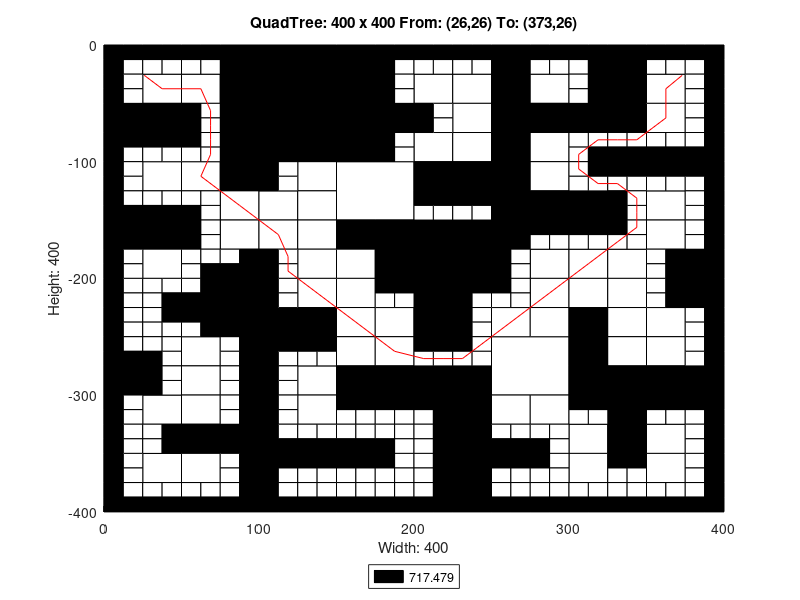

MATLAB code for this plot:
axis([0 400 -400 0]);
title('QuadTree: 400 x 400 From: (26,26) To: (373,26)');
xlabel('Width: 400');
ylabel('Height: 400');
rectangle('Position',[100 -50 50 50], 'FaceColor',[0 0 0]);
rectangle('Position',[100 -100 50 50], 'FaceColor',[0 0 0]);
rectangle('Position',[150 -150 50 50], 'FaceColor',[1 1 1]);
rectangle('Position',[200 -200 50 50], 'FaceColor',[0 0 0]);
rectangle('Position',[250 -300 50 50], 'FaceColor',[1 1 1]);
rectangle('Position',[25 -50 25 25], 'FaceColor',[1 1 1]);
rectangle('Position',[75 -25 25 25], 'FaceColor',[0 0 0]);
rectangle('Position',[50 -50 25 25], 'FaceColor',[1 1 1]);
rectangle('Position',[75 -50 25 25], 'FaceColor',[0 0 0]);
rectangle('Position',[0 -75 25 25], 'FaceColor',[0 0 0]);
rectangle('Position',[25 -75 25 25], 'FaceColor',[0 0 0]);
rectangle('Position',[75 -75 25 25], 'FaceColor',[0 0 0]);
rectangle('Position',[75 -100 25 25], 'FaceColor',[0 0 0]);
rectangle('Position',[150 -25 25 25], 'FaceColor',[0 0 0]);
rectangle('Position',[150 -50 25 25], 'FaceColor',[0 0 0]);
rectangle('Position',[150 -75 25 25], 'FaceColor',[0 0 0]);
rectangle('Position',[175 -75 25 25], 'FaceColor',[0 0 0]);
rectangle('Position',[150 -100 25 25], 'FaceColor',[0 0 0]);
rectangle('Position',[25 -125 25 25], 'FaceColor',[1 1 1]);
rectangle('Position',[50 -125 25 25], 'FaceColor',[1 1 1]);
rectangle('Position',[75 -125 25 25], 'FaceColor',[0 0 0]);
rectangle('Position',[75 -150 25 25], 'FaceColor',[1 1 1]);
rectangle('Position',[0 -175 25 25], 'FaceColor',[0 0 0]);
rectangle('Position',[25 -175 25 25], 'FaceColor',[0 0 0]);
rectangle('Position',[25 -200 25 25], 'FaceColor',[1 1 1]);
rectangle('Position',[75 -175 25 25], 'FaceColor',[1 1 1]);
rectangle('Position',[125 -125 25 25], 'FaceColor',[1 1 1]);
rectangle('Position',[100 -150 25 25], 'FaceColor',[1 1 1]);
rectangle('Position',[125 -150 25 25], 'FaceColor',[1 1 1]);
rectangle('Position',[100 -175 25 25], 'FaceColor',[1 1 1]);
rectangle('Position',[125 -175 25 25], 'FaceColor',[1 1 1]);
rectangle('Position',[125 -200 25 25], 'FaceColor',[1 1 1]);
rectangle('Position',[150 -175 25 25], 'FaceColor',[0 0 0]);
rectangle('Position',[175 -175 25 25], 'FaceColor',[0 0 0]);
rectangle('Position',[150 -200 25 25], 'FaceColor',[1 1 1]);
rectangle('Position',[175 -200 25 25], 'FaceColor',[0 0 0]);
rectangle('Position',[200 -50 25 25], 'FaceColor',[1 1 1]);
rectangle('Position',[225 -50 25 25], 'FaceColor',[1 1 1]);
rectangle('Position',[250 -25 25 25], 'FaceColor',[0 0 0]);
rectangle('Position',[250 -50 25 25], 'FaceColor',[0 0 0]);
rectangle('Position',[275 -50 25 25], 'FaceColor',[1 1 1]);
rectangle('Position',[225 -75 25 25], 'FaceColor',[1 1 1]);
rectangle('Position',[200 -100 25 25], 'FaceColor',[1 1 1]);
rectangle('Position',[225 -100 25 25], 'FaceColor',[1 1 1]);
rectangle('Position',[250 -75 25 25], 'FaceColor',[0 0 0]);
rectangle('Position',[275 -75 25 25], 'FaceColor',[0 0 0]);
rectangle('Position',[250 -100 25 25], 'FaceColor',[0 0 0]);
rectangle('Position',[275 -100 25 25], 'FaceColor',[1 1 1]);
rectangle('Position',[325 -25 25 25], 'FaceColor',[0 0 0]);
rectangle('Position',[325 -50 25 25], 'FaceColor',[0 0 0]);
rectangle('Position',[350 -50 25 25], 'FaceColor',[1 1 1]);
rectangle('Position',[300 -75 25 25], 'FaceColor',[0 0 0]);
rectangle('Position',[325 -75 25 25], 'FaceColor',[0 0 0]);
rectangle('Position',[350 -75 25 25], 'FaceColor',[1 1 1]);
rectangle('Position',[200 -125 25 25], 'FaceColor',[0 0 0]);
rectangle('Position',[225 -125 25 25], 'FaceColor',[0 0 0]);
rectangle('Position',[250 -125 25 25], 'FaceColor',[0 0 0]);
rectangle('Position',[275 -125 25 25], 'FaceColor',[1 1 1]);
rectangle('Position',[250 -150 25 25], 'FaceColor',[0 0 0]);
rectangle('Position',[275 -150 25 25], 'FaceColor',[0 0 0]);
rectangle('Position',[250 -175 25 25], 'FaceColor',[0 0 0]);
rectangle('Position',[275 -200 25 25], 'FaceColor',[1 1 1]);
rectangle('Position',[300 -150 25 25], 'FaceColor',[0 0 0]);
rectangle('Position',[350 -150 25 25], 'FaceColor',[1 1 1]);
rectangle('Position',[300 -200 25 25], 'FaceColor',[1 1 1]);
rectangle('Position',[325 -200 25 25], 'FaceColor',[1 1 1]);
rectangle('Position',[350 -175 25 25], 'FaceColor',[1 1 1]);
rectangle('Position',[375 -200 25 25], 'FaceColor',[0 0 0]);
rectangle('Position',[75 -225 25 25], 'FaceColor',[0 0 0]);
rectangle('Position',[75 -250 25 25], 'FaceColor',[0 0 0]);
rectangle('Position',[0 -300 25 25], 'FaceColor',[0 0 0]);
rectangle('Position',[50 -275 25 25], 'FaceColor',[1 1 1]);
rectangle('Position',[50 -300 25 25], 'FaceColor',[1 1 1]);
rectangle('Position',[125 -225 25 25], 'FaceColor',[1 1 1]);
rectangle('Position',[100 -250 25 25], 'FaceColor',[0 0 0]);
rectangle('Position',[125 -250 25 25], 'FaceColor',[0 0 0]);
rectangle('Position',[150 -225 25 25], 'FaceColor',[1 1 1]);
rectangle('Position',[150 -250 25 25], 'FaceColor',[1 1 1]);
rectangle('Position',[175 -250 25 25], 'FaceColor',[1 1 1]);
rectangle('Position',[125 -300 25 25], 'FaceColor',[1 1 1]);
rectangle('Position',[150 -275 25 25], 'FaceColor',[1 1 1]);
rectangle('Position',[175 -275 25 25], 'FaceColor',[1 1 1]);
rectangle('Position',[150 -300 25 25], 'FaceColor',[0 0 0]);
rectangle('Position',[175 -300 25 25], 'FaceColor',[0 0 0]);
rectangle('Position',[25 -325 25 25], 'FaceColor',[1 1 1]);
rectangle('Position',[50 -325 25 25], 'FaceColor',[1 1 1]);
rectangle('Position',[50 -350 25 25], 'FaceColor',[0 0 0]);
rectangle('Position',[75 -350 25 25], 'FaceColor',[0 0 0]);
rectangle('Position',[25 -375 25 25], 'FaceColor',[1 1 1]);
rectangle('Position',[50 -375 25 25], 'FaceColor',[1 1 1]);
rectangle('Position',[125 -325 25 25], 'FaceColor',[1 1 1]);
rectangle('Position',[200 -225 25 25], 'FaceColor',[0 0 0]);
rectangle('Position',[200 -250 25 25], 'FaceColor',[0 0 0]);
rectangle('Position',[275 -225 25 25], 'FaceColor',[1 1 1]);
rectangle('Position',[250 -250 25 25], 'FaceColor',[1 1 1]);
rectangle('Position',[275 -250 25 25], 'FaceColor',[1 1 1]);
rectangle('Position',[200 -300 25 25], 'FaceColor',[0 0 0]);
rectangle('Position',[225 -300 25 25], 'FaceColor',[0 0 0]);
rectangle('Position',[300 -225 25 25], 'FaceColor',[1 1 1]);
rectangle('Position',[325 -225 25 25], 'FaceColor',[1 1 1]);
rectangle('Position',[300 -250 25 25], 'FaceColor',[0 0 0]);
rectangle('Position',[325 -250 25 25], 'FaceColor',[1 1 1]);
rectangle('Position',[375 -225 25 25], 'FaceColor',[0 0 0]);
rectangle('Position',[350 -250 25 25], 'FaceColor',[1 1 1]);
rectangle('Position',[300 -275 25 25], 'FaceColor',[0 0 0]);
rectangle('Position',[325 -275 25 25], 'FaceColor',[1 1 1]);
rectangle('Position',[300 -300 25 25], 'FaceColor',[0 0 0]);
rectangle('Position',[325 -300 25 25], 'FaceColor',[0 0 0]);
rectangle('Position',[350 -275 25 25], 'FaceColor',[1 1 1]);
rectangle('Position',[350 -300 25 25], 'FaceColor',[0 0 0]);
rectangle('Position',[375 -300 25 25], 'FaceColor',[0 0 0]);
rectangle('Position',[225 -325 25 25], 'FaceColor',[0 0 0]);
rectangle('Position',[225 -350 25 25], 'FaceColor',[0 0 0]);
rectangle('Position',[250 -325 25 25], 'FaceColor',[1 1 1]);
rectangle('Position',[275 -325 25 25], 'FaceColor',[1 1 1]);
rectangle('Position',[225 -375 25 25], 'FaceColor',[0 0 0]);
rectangle('Position',[225 -400 25 25], 'FaceColor',[0 0 0]);
rectangle('Position',[325 -325 25 25], 'FaceColor',[0 0 0]);
rectangle('Position',[300 -350 25 25], 'FaceColor',[1 1 1]);
rectangle('Position',[325 -350 25 25], 'FaceColor',[0 0 0]);
rectangle('Position',[350 -350 25 25], 'FaceColor',[1 1 1]);
rectangle('Position',[300 -375 25 25], 'FaceColor',[1 1 1]);
rectangle('Position',[350 -375 25 25], 'FaceColor',[1 1 1]);
rectangle('Position',[0 -12.5 12.5 12.5], 'FaceColor',[0 0 0]);
rectangle('Position',[12.5 -12.5 12.5 12.5], 'FaceColor',[0 0 0]);
rectangle('Position',[0 -25 12.5 12.5], 'FaceColor',[0 0 0]);
rectangle('Position',[12.5 -25 12.5 12.5], 'FaceColor',[1 1 1]);
rectangle('Position',[25 -12.5 12.5 12.5], 'FaceColor',[0 0 0]);
rectangle('Position',[37.5 -12.5 12.5 12.5], 'FaceColor',[0 0 0]);
rectangle('Position',[25 -25 12.5 12.5], 'FaceColor',[1 1 1]);
rectangle('Position',[37.5 -25 12.5 12.5], 'FaceColor',[1 1 1]);
rectangle('Position',[0 -37.5 12.5 12.5], 'FaceColor',[0 0 0]);
rectangle('Position',[12.5 -37.5 12.5 12.5], 'FaceColor',[1 1 1]);
rectangle('Position',[0 -50 12.5 12.5], 'FaceColor',[0 0 0]);
rectangle('Position',[12.5 -50 12.5 12.5], 'FaceColor',[1 1 1]);
rectangle('Position',[50 -12.5 12.5 12.5], 'FaceColor',[0 0 0]);
rectangle('Position',[62.5 -12.5 12.5 12.5], 'FaceColor',[0 0 0]);
rectangle('Position',[50 -25 12.5 12.5], 'FaceColor',[1 1 1]);
rectangle('Position',[62.5 -25 12.5 12.5], 'FaceColor',[1 1 1]);
rectangle('Position',[0 -87.5 12.5 12.5], 'FaceColor',[0 0 0]);
rectangle('Position',[12.5 -87.5 12.5 12.5], 'FaceColor',[0 0 0]);
rectangle('Position',[0 -100 12.5 12.5], 'FaceColor',[0 0 0]);
rectangle('Position',[12.5 -100 12.5 12.5], 'FaceColor',[1 1 1]);
rectangle('Position',[25 -87.5 12.5 12.5], 'FaceColor',[0 0 0]);
rectangle('Position',[37.5 -87.5 12.5 12.5], 'FaceColor',[0 0 0]);
rectangle('Position',[25 -100 12.5 12.5], 'FaceColor',[1 1 1]);
rectangle('Position',[37.5 -100 12.5 12.5], 'FaceColor',[1 1 1]);
rectangle('Position',[50 -62.5 12.5 12.5], 'FaceColor',[0 0 0]);
rectangle('Position',[62.5 -62.5 12.5 12.5], 'FaceColor',[1 1 1]);
rectangle('Position',[50 -75 12.5 12.5], 'FaceColor',[0 0 0]);
rectangle('Position',[62.5 -75 12.5 12.5], 'FaceColor',[1 1 1]);
rectangle('Position',[50 -87.5 12.5 12.5], 'FaceColor',[0 0 0]);
rectangle('Position',[62.5 -87.5 12.5 12.5], 'FaceColor',[1 1 1]);
rectangle('Position',[50 -100 12.5 12.5], 'FaceColor',[1 1 1]);
rectangle('Position',[62.5 -100 12.5 12.5], 'FaceColor',[1 1 1]);
rectangle('Position',[175 -12.5 12.5 12.5], 'FaceColor',[0 0 0]);
rectangle('Position',[187.5 -12.5 12.5 12.5], 'FaceColor',[0 0 0]);
rectangle('Position',[175 -25 12.5 12.5], 'FaceColor',[0 0 0]);
rectangle('Position',[187.5 -25 12.5 12.5], 'FaceColor',[1 1 1]);
rectangle('Position',[175 -37.5 12.5 12.5], 'FaceColor',[0 0 0]);
rectangle('Position',[187.5 -37.5 12.5 12.5], 'FaceColor',[1 1 1]);
rectangle('Position',[175 -50 12.5 12.5], 'FaceColor',[0 0 0]);
rectangle('Position',[187.5 -50 12.5 12.5], 'FaceColor',[1 1 1]);
rectangle('Position',[175 -87.5 12.5 12.5], 'FaceColor',[0 0 0]);
rectangle('Position',[187.5 -87.5 12.5 12.5], 'FaceColor',[1 1 1]);
rectangle('Position',[175 -100 12.5 12.5], 'FaceColor',[0 0 0]);
rectangle('Position',[187.5 -100 12.5 12.5], 'FaceColor',[1 1 1]);
rectangle('Position',[0 -112.5 12.5 12.5], 'FaceColor',[0 0 0]);
rectangle('Position',[12.5 -112.5 12.5 12.5], 'FaceColor',[1 1 1]);
rectangle('Position',[0 -125 12.5 12.5], 'FaceColor',[0 0 0]);
rectangle('Position',[12.5 -125 12.5 12.5], 'FaceColor',[1 1 1]);
rectangle('Position',[0 -137.5 12.5 12.5], 'FaceColor',[0 0 0]);
rectangle('Position',[12.5 -137.5 12.5 12.5], 'FaceColor',[1 1 1]);
rectangle('Position',[0 -150 12.5 12.5], 'FaceColor',[0 0 0]);
rectangle('Position',[12.5 -150 12.5 12.5], 'FaceColor',[0 0 0]);
rectangle('Position',[25 -137.5 12.5 12.5], 'FaceColor',[1 1 1]);
rectangle('Position',[37.5 -137.5 12.5 12.5], 'FaceColor',[1 1 1]);
rectangle('Position',[25 -150 12.5 12.5], 'FaceColor',[0 0 0]);
rectangle('Position',[37.5 -150 12.5 12.5], 'FaceColor',[0 0 0]);
rectangle('Position',[50 -137.5 12.5 12.5], 'FaceColor',[1 1 1]);
rectangle('Position',[62.5 -137.5 12.5 12.5], 'FaceColor',[1 1 1]);
rectangle('Position',[50 -150 12.5 12.5], 'FaceColor',[0 0 0]);
rectangle('Position',[62.5 -150 12.5 12.5], 'FaceColor',[1 1 1]);
rectangle('Position',[0 -187.5 12.5 12.5], 'FaceColor',[0 0 0]);
rectangle('Position',[12.5 -187.5 12.5 12.5], 'FaceColor',[1 1 1]);
rectangle('Position',[0 -200 12.5 12.5], 'FaceColor',[0 0 0]);
rectangle('Position',[12.5 -200 12.5 12.5], 'FaceColor',[1 1 1]);
rectangle('Position',[50 -162.5 12.5 12.5], 'FaceColor',[0 0 0]);
rectangle('Position',[62.5 -162.5 12.5 12.5], 'FaceColor',[1 1 1]);
rectangle('Position',[50 -175 12.5 12.5], 'FaceColor',[0 0 0]);
rectangle('Position',[62.5 -175 12.5 12.5], 'FaceColor',[1 1 1]);
rectangle('Position',[50 -187.5 12.5 12.5], 'FaceColor',[1 1 1]);
rectangle('Position',[62.5 -187.5 12.5 12.5], 'FaceColor',[1 1 1]);
rectangle('Position',[50 -200 12.5 12.5], 'FaceColor',[1 1 1]);
rectangle('Position',[62.5 -200 12.5 12.5], 'FaceColor',[0 0 0]);
rectangle('Position',[75 -187.5 12.5 12.5], 'FaceColor',[1 1 1]);
rectangle('Position',[87.5 -187.5 12.5 12.5], 'FaceColor',[0 0 0]);
rectangle('Position',[75 -200 12.5 12.5], 'FaceColor',[0 0 0]);
rectangle('Position',[87.5 -200 12.5 12.5], 'FaceColor',[0 0 0]);
rectangle('Position',[100 -112.5 12.5 12.5], 'FaceColor',[0 0 0]);
rectangle('Position',[112.5 -112.5 12.5 12.5], 'FaceColor',[1 1 1]);
rectangle('Position',[100 -125 12.5 12.5], 'FaceColor',[0 0 0]);
rectangle('Position',[112.5 -125 12.5 12.5], 'FaceColor',[1 1 1]);
rectangle('Position',[100 -187.5 12.5 12.5], 'FaceColor',[0 0 0]);
rectangle('Position',[112.5 -187.5 12.5 12.5], 'FaceColor',[1 1 1]);
rectangle('Position',[100 -200 12.5 12.5], 'FaceColor',[0 0 0]);
rectangle('Position',[112.5 -200 12.5 12.5], 'FaceColor',[1 1 1]);
rectangle('Position',[200 -12.5 12.5 12.5], 'FaceColor',[0 0 0]);
rectangle('Position',[212.5 -12.5 12.5 12.5], 'FaceColor',[0 0 0]);
rectangle('Position',[200 -25 12.5 12.5], 'FaceColor',[1 1 1]);
rectangle('Position',[212.5 -25 12.5 12.5], 'FaceColor',[1 1 1]);
rectangle('Position',[225 -12.5 12.5 12.5], 'FaceColor',[0 0 0]);
rectangle('Position',[237.5 -12.5 12.5 12.5], 'FaceColor',[0 0 0]);
rectangle('Position',[225 -25 12.5 12.5], 'FaceColor',[1 1 1]);
rectangle('Position',[237.5 -25 12.5 12.5], 'FaceColor',[1 1 1]);
rectangle('Position',[275 -12.5 12.5 12.5], 'FaceColor',[0 0 0]);
rectangle('Position',[287.5 -12.5 12.5 12.5], 'FaceColor',[0 0 0]);
rectangle('Position',[275 -25 12.5 12.5], 'FaceColor',[1 1 1]);
rectangle('Position',[287.5 -25 12.5 12.5], 'FaceColor',[1 1 1]);
rectangle('Position',[200 -62.5 12.5 12.5], 'FaceColor',[0 0 0]);
rectangle('Position',[212.5 -62.5 12.5 12.5], 'FaceColor',[1 1 1]);
rectangle('Position',[200 -75 12.5 12.5], 'FaceColor',[0 0 0]);
rectangle('Position',[212.5 -75 12.5 12.5], 'FaceColor',[1 1 1]);
rectangle('Position',[300 -12.5 12.5 12.5], 'FaceColor',[0 0 0]);
rectangle('Position',[312.5 -12.5 12.5 12.5], 'FaceColor',[0 0 0]);
rectangle('Position',[300 -25 12.5 12.5], 'FaceColor',[1 1 1]);
rectangle('Position',[312.5 -25 12.5 12.5], 'FaceColor',[0 0 0]);
rectangle('Position',[300 -37.5 12.5 12.5], 'FaceColor',[1 1 1]);
rectangle('Position',[312.5 -37.5 12.5 12.5], 'FaceColor',[0 0 0]);
rectangle('Position',[300 -50 12.5 12.5], 'FaceColor',[1 1 1]);
rectangle('Position',[312.5 -50 12.5 12.5], 'FaceColor',[0 0 0]);
rectangle('Position',[350 -12.5 12.5 12.5], 'FaceColor',[0 0 0]);
rectangle('Position',[362.5 -12.5 12.5 12.5], 'FaceColor',[0 0 0]);
rectangle('Position',[350 -25 12.5 12.5], 'FaceColor',[1 1 1]);
rectangle('Position',[362.5 -25 12.5 12.5], 'FaceColor',[1 1 1]);
rectangle('Position',[375 -12.5 12.5 12.5], 'FaceColor',[0 0 0]);
rectangle('Position',[387.5 -12.5 12.5 12.5], 'FaceColor',[0 0 0]);
rectangle('Position',[375 -25 12.5 12.5], 'FaceColor',[1 1 1]);
rectangle('Position',[387.5 -25 12.5 12.5], 'FaceColor',[0 0 0]);
rectangle('Position',[375 -37.5 12.5 12.5], 'FaceColor',[1 1 1]);
rectangle('Position',[387.5 -37.5 12.5 12.5], 'FaceColor',[0 0 0]);
rectangle('Position',[375 -50 12.5 12.5], 'FaceColor',[1 1 1]);
rectangle('Position',[387.5 -50 12.5 12.5], 'FaceColor',[0 0 0]);
rectangle('Position',[300 -87.5 12.5 12.5], 'FaceColor',[1 1 1]);
rectangle('Position',[312.5 -87.5 12.5 12.5], 'FaceColor',[1 1 1]);
rectangle('Position',[300 -100 12.5 12.5], 'FaceColor',[1 1 1]);
rectangle('Position',[312.5 -100 12.5 12.5], 'FaceColor',[0 0 0]);
rectangle('Position',[325 -87.5 12.5 12.5], 'FaceColor',[1 1 1]);
rectangle('Position',[337.5 -87.5 12.5 12.5], 'FaceColor',[1 1 1]);
rectangle('Position',[325 -100 12.5 12.5], 'FaceColor',[0 0 0]);
rectangle('Position',[337.5 -100 12.5 12.5], 'FaceColor',[0 0 0]);
rectangle('Position',[375 -62.5 12.5 12.5], 'FaceColor',[1 1 1]);
rectangle('Position',[387.5 -62.5 12.5 12.5], 'FaceColor',[0 0 0]);
rectangle('Position',[375 -75 12.5 12.5], 'FaceColor',[1 1 1]);
rectangle('Position',[387.5 -75 12.5 12.5], 'FaceColor',[0 0 0]);
rectangle('Position',[350 -87.5 12.5 12.5], 'FaceColor',[1 1 1]);
rectangle('Position',[362.5 -87.5 12.5 12.5], 'FaceColor',[1 1 1]);
rectangle('Position',[350 -100 12.5 12.5], 'FaceColor',[0 0 0]);
rectangle('Position',[362.5 -100 12.5 12.5], 'FaceColor',[0 0 0]);
rectangle('Position',[375 -87.5 12.5 12.5], 'FaceColor',[1 1 1]);
rectangle('Position',[387.5 -87.5 12.5 12.5], 'FaceColor',[0 0 0]);
rectangle('Position',[375 -100 12.5 12.5], 'FaceColor',[0 0 0]);
rectangle('Position',[387.5 -100 12.5 12.5], 'FaceColor',[0 0 0]);
rectangle('Position',[200 -137.5 12.5 12.5], 'FaceColor',[0 0 0]);
rectangle('Position',[212.5 -137.5 12.5 12.5], 'FaceColor',[0 0 0]);
rectangle('Position',[200 -150 12.5 12.5], 'FaceColor',[1 1 1]);
rectangle('Position',[212.5 -150 12.5 12.5], 'FaceColor',[1 1 1]);
rectangle('Position',[225 -137.5 12.5 12.5], 'FaceColor',[0 0 0]);
rectangle('Position',[237.5 -137.5 12.5 12.5], 'FaceColor',[0 0 0]);
rectangle('Position',[225 -150 12.5 12.5], 'FaceColor',[1 1 1]);
rectangle('Position',[237.5 -150 12.5 12.5], 'FaceColor',[1 1 1]);
rectangle('Position',[275 -162.5 12.5 12.5], 'FaceColor',[0 0 0]);
rectangle('Position',[287.5 -162.5 12.5 12.5], 'FaceColor',[0 0 0]);
rectangle('Position',[275 -175 12.5 12.5], 'FaceColor',[1 1 1]);
rectangle('Position',[287.5 -175 12.5 12.5], 'FaceColor',[1 1 1]);
rectangle('Position',[250 -187.5 12.5 12.5], 'FaceColor',[0 0 0]);
rectangle('Position',[262.5 -187.5 12.5 12.5], 'FaceColor',[1 1 1]);
rectangle('Position',[250 -200 12.5 12.5], 'FaceColor',[0 0 0]);
rectangle('Position',[262.5 -200 12.5 12.5], 'FaceColor',[1 1 1]);
rectangle('Position',[300 -112.5 12.5 12.5], 'FaceColor',[1 1 1]);
rectangle('Position',[312.5 -112.5 12.5 12.5], 'FaceColor',[0 0 0]);
rectangle('Position',[300 -125 12.5 12.5], 'FaceColor',[1 1 1]);
rectangle('Position',[312.5 -125 12.5 12.5], 'FaceColor',[1 1 1]);
rectangle('Position',[325 -112.5 12.5 12.5], 'FaceColor',[0 0 0]);
rectangle('Position',[337.5 -112.5 12.5 12.5], 'FaceColor',[0 0 0]);
rectangle('Position',[325 -125 12.5 12.5], 'FaceColor',[1 1 1]);
rectangle('Position',[337.5 -125 12.5 12.5], 'FaceColor',[1 1 1]);
rectangle('Position',[325 -137.5 12.5 12.5], 'FaceColor',[0 0 0]);
rectangle('Position',[337.5 -137.5 12.5 12.5], 'FaceColor',[1 1 1]);
rectangle('Position',[325 -150 12.5 12.5], 'FaceColor',[0 0 0]);
rectangle('Position',[337.5 -150 12.5 12.5], 'FaceColor',[1 1 1]);
rectangle('Position',[350 -112.5 12.5 12.5], 'FaceColor',[0 0 0]);
rectangle('Position',[362.5 -112.5 12.5 12.5], 'FaceColor',[0 0 0]);
rectangle('Position',[350 -125 12.5 12.5], 'FaceColor',[1 1 1]);
rectangle('Position',[362.5 -125 12.5 12.5], 'FaceColor',[1 1 1]);
rectangle('Position',[375 -112.5 12.5 12.5], 'FaceColor',[0 0 0]);
rectangle('Position',[387.5 -112.5 12.5 12.5], 'FaceColor',[0 0 0]);
rectangle('Position',[375 -125 12.5 12.5], 'FaceColor',[1 1 1]);
rectangle('Position',[387.5 -125 12.5 12.5], 'FaceColor',[0 0 0]);
rectangle('Position',[375 -137.5 12.5 12.5], 'FaceColor',[1 1 1]);
rectangle('Position',[387.5 -137.5 12.5 12.5], 'FaceColor',[0 0 0]);
rectangle('Position',[375 -150 12.5 12.5], 'FaceColor',[1 1 1]);
rectangle('Position',[387.5 -150 12.5 12.5], 'FaceColor',[0 0 0]);
rectangle('Position',[300 -162.5 12.5 12.5], 'FaceColor',[0 0 0]);
rectangle('Position',[312.5 -162.5 12.5 12.5], 'FaceColor',[0 0 0]);
rectangle('Position',[300 -175 12.5 12.5], 'FaceColor',[1 1 1]);
rectangle('Position',[312.5 -175 12.5 12.5], 'FaceColor',[1 1 1]);
rectangle('Position',[325 -162.5 12.5 12.5], 'FaceColor',[0 0 0]);
rectangle('Position',[337.5 -162.5 12.5 12.5], 'FaceColor',[1 1 1]);
rectangle('Position',[325 -175 12.5 12.5], 'FaceColor',[1 1 1]);
rectangle('Position',[337.5 -175 12.5 12.5], 'FaceColor',[1 1 1]);
rectangle('Position',[375 -162.5 12.5 12.5], 'FaceColor',[1 1 1]);
rectangle('Position',[387.5 -162.5 12.5 12.5], 'FaceColor',[0 0 0]);
rectangle('Position',[375 -175 12.5 12.5], 'FaceColor',[1 1 1]);
rectangle('Position',[387.5 -175 12.5 12.5], 'FaceColor',[0 0 0]);
rectangle('Position',[350 -187.5 12.5 12.5], 'FaceColor',[1 1 1]);
rectangle('Position',[362.5 -187.5 12.5 12.5], 'FaceColor',[0 0 0]);
rectangle('Position',[350 -200 12.5 12.5], 'FaceColor',[1 1 1]);
rectangle('Position',[362.5 -200 12.5 12.5], 'FaceColor',[0 0 0]);
rectangle('Position',[0 -212.5 12.5 12.5], 'FaceColor',[0 0 0]);
rectangle('Position',[12.5 -212.5 12.5 12.5], 'FaceColor',[1 1 1]);
rectangle('Position',[0 -225 12.5 12.5], 'FaceColor',[0 0 0]);
rectangle('Position',[12.5 -225 12.5 12.5], 'FaceColor',[1 1 1]);
rectangle('Position',[25 -212.5 12.5 12.5], 'FaceColor',[1 1 1]);
rectangle('Position',[37.5 -212.5 12.5 12.5], 'FaceColor',[1 1 1]);
rectangle('Position',[25 -225 12.5 12.5], 'FaceColor',[1 1 1]);
rectangle('Position',[37.5 -225 12.5 12.5], 'FaceColor',[0 0 0]);
rectangle('Position',[0 -237.5 12.5 12.5], 'FaceColor',[0 0 0]);
rectangle('Position',[12.5 -237.5 12.5 12.5], 'FaceColor',[1 1 1]);
rectangle('Position',[0 -250 12.5 12.5], 'FaceColor',[0 0 0]);
rectangle('Position',[12.5 -250 12.5 12.5], 'FaceColor',[1 1 1]);
rectangle('Position',[25 -237.5 12.5 12.5], 'FaceColor',[1 1 1]);
rectangle('Position',[37.5 -237.5 12.5 12.5], 'FaceColor',[0 0 0]);
rectangle('Position',[25 -250 12.5 12.5], 'FaceColor',[1 1 1]);
rectangle('Position',[37.5 -250 12.5 12.5], 'FaceColor',[1 1 1]);
rectangle('Position',[50 -212.5 12.5 12.5], 'FaceColor',[1 1 1]);
rectangle('Position',[62.5 -212.5 12.5 12.5], 'FaceColor',[0 0 0]);
rectangle('Position',[50 -225 12.5 12.5], 'FaceColor',[0 0 0]);
rectangle('Position',[62.5 -225 12.5 12.5], 'FaceColor',[0 0 0]);
rectangle('Position',[50 -237.5 12.5 12.5], 'FaceColor',[0 0 0]);
rectangle('Position',[62.5 -237.5 12.5 12.5], 'FaceColor',[0 0 0]);
rectangle('Position',[50 -250 12.5 12.5], 'FaceColor',[1 1 1]);
rectangle('Position',[62.5 -250 12.5 12.5], 'FaceColor',[0 0 0]);
rectangle('Position',[0 -262.5 12.5 12.5], 'FaceColor',[0 0 0]);
rectangle('Position',[12.5 -262.5 12.5 12.5], 'FaceColor',[1 1 1]);
rectangle('Position',[0 -275 12.5 12.5], 'FaceColor',[0 0 0]);
rectangle('Position',[12.5 -275 12.5 12.5], 'FaceColor',[0 0 0]);
rectangle('Position',[25 -262.5 12.5 12.5], 'FaceColor',[1 1 1]);
rectangle('Position',[37.5 -262.5 12.5 12.5], 'FaceColor',[1 1 1]);
rectangle('Position',[25 -275 12.5 12.5], 'FaceColor',[0 0 0]);
rectangle('Position',[37.5 -275 12.5 12.5], 'FaceColor',[1 1 1]);
rectangle('Position',[25 -287.5 12.5 12.5], 'FaceColor',[0 0 0]);
rectangle('Position',[37.5 -287.5 12.5 12.5], 'FaceColor',[1 1 1]);
rectangle('Position',[25 -300 12.5 12.5], 'FaceColor',[0 0 0]);
rectangle('Position',[37.5 -300 12.5 12.5], 'FaceColor',[1 1 1]);
rectangle('Position',[75 -262.5 12.5 12.5], 'FaceColor',[1 1 1]);
rectangle('Position',[87.5 -262.5 12.5 12.5], 'FaceColor',[0 0 0]);
rectangle('Position',[75 -275 12.5 12.5], 'FaceColor',[1 1 1]);
rectangle('Position',[87.5 -275 12.5 12.5], 'FaceColor',[0 0 0]);
rectangle('Position',[75 -287.5 12.5 12.5], 'FaceColor',[1 1 1]);
rectangle('Position',[87.5 -287.5 12.5 12.5], 'FaceColor',[0 0 0]);
rectangle('Position',[75 -300 12.5 12.5], 'FaceColor',[1 1 1]);
rectangle('Position',[87.5 -300 12.5 12.5], 'FaceColor',[0 0 0]);
rectangle('Position',[100 -212.5 12.5 12.5], 'FaceColor',[0 0 0]);
rectangle('Position',[112.5 -212.5 12.5 12.5], 'FaceColor',[1 1 1]);
rectangle('Position',[100 -225 12.5 12.5], 'FaceColor',[0 0 0]);
rectangle('Position',[112.5 -225 12.5 12.5], 'FaceColor',[1 1 1]);
rectangle('Position',[175 -212.5 12.5 12.5], 'FaceColor',[0 0 0]);
rectangle('Position',[187.5 -212.5 12.5 12.5], 'FaceColor',[0 0 0]);
rectangle('Position',[175 -225 12.5 12.5], 'FaceColor',[1 1 1]);
rectangle('Position',[187.5 -225 12.5 12.5], 'FaceColor',[1 1 1]);
rectangle('Position',[100 -262.5 12.5 12.5], 'FaceColor',[0 0 0]);
rectangle('Position',[112.5 -262.5 12.5 12.5], 'FaceColor',[0 0 0]);
rectangle('Position',[100 -275 12.5 12.5], 'FaceColor',[0 0 0]);
rectangle('Position',[112.5 -275 12.5 12.5], 'FaceColor',[1 1 1]);
rectangle('Position',[125 -262.5 12.5 12.5], 'FaceColor',[0 0 0]);
rectangle('Position',[137.5 -262.5 12.5 12.5], 'FaceColor',[0 0 0]);
rectangle('Position',[125 -275 12.5 12.5], 'FaceColor',[1 1 1]);
rectangle('Position',[137.5 -275 12.5 12.5], 'FaceColor',[1 1 1]);
rectangle('Position',[100 -287.5 12.5 12.5], 'FaceColor',[0 0 0]);
rectangle('Position',[112.5 -287.5 12.5 12.5], 'FaceColor',[1 1 1]);
rectangle('Position',[100 -300 12.5 12.5], 'FaceColor',[0 0 0]);
rectangle('Position',[112.5 -300 12.5 12.5], 'FaceColor',[1 1 1]);
rectangle('Position',[0 -312.5 12.5 12.5], 'FaceColor',[0 0 0]);
rectangle('Position',[12.5 -312.5 12.5 12.5], 'FaceColor',[1 1 1]);
rectangle('Position',[0 -325 12.5 12.5], 'FaceColor',[0 0 0]);
rectangle('Position',[12.5 -325 12.5 12.5], 'FaceColor',[1 1 1]);
rectangle('Position',[0 -337.5 12.5 12.5], 'FaceColor',[0 0 0]);
rectangle('Position',[12.5 -337.5 12.5 12.5], 'FaceColor',[1 1 1]);
rectangle('Position',[0 -350 12.5 12.5], 'FaceColor',[0 0 0]);
rectangle('Position',[12.5 -350 12.5 12.5], 'FaceColor',[1 1 1]);
rectangle('Position',[25 -337.5 12.5 12.5], 'FaceColor',[1 1 1]);
rectangle('Position',[37.5 -337.5 12.5 12.5], 'FaceColor',[0 0 0]);
rectangle('Position',[25 -350 12.5 12.5], 'FaceColor',[1 1 1]);
rectangle('Position',[37.5 -350 12.5 12.5], 'FaceColor',[0 0 0]);
rectangle('Position',[75 -312.5 12.5 12.5], 'FaceColor',[1 1 1]);
rectangle('Position',[87.5 -312.5 12.5 12.5], 'FaceColor',[0 0 0]);
rectangle('Position',[75 -325 12.5 12.5], 'FaceColor',[1 1 1]);
rectangle('Position',[87.5 -325 12.5 12.5], 'FaceColor',[0 0 0]);
rectangle('Position',[0 -362.5 12.5 12.5], 'FaceColor',[0 0 0]);
rectangle('Position',[12.5 -362.5 12.5 12.5], 'FaceColor',[1 1 1]);
rectangle('Position',[0 -375 12.5 12.5], 'FaceColor',[0 0 0]);
rectangle('Position',[12.5 -375 12.5 12.5], 'FaceColor',[1 1 1]);
rectangle('Position',[0 -387.5 12.5 12.5], 'FaceColor',[0 0 0]);
rectangle('Position',[12.5 -387.5 12.5 12.5], 'FaceColor',[1 1 1]);
rectangle('Position',[0 -400 12.5 12.5], 'FaceColor',[0 0 0]);
rectangle('Position',[12.5 -400 12.5 12.5], 'FaceColor',[0 0 0]);
rectangle('Position',[25 -387.5 12.5 12.5], 'FaceColor',[1 1 1]);
rectangle('Position',[37.5 -387.5 12.5 12.5], 'FaceColor',[1 1 1]);
rectangle('Position',[25 -400 12.5 12.5], 'FaceColor',[0 0 0]);
rectangle('Position',[37.5 -400 12.5 12.5], 'FaceColor',[0 0 0]);
rectangle('Position',[75 -362.5 12.5 12.5], 'FaceColor',[1 1 1]);
rectangle('Position',[87.5 -362.5 12.5 12.5], 'FaceColor',[0 0 0]);
rectangle('Position',[75 -375 12.5 12.5], 'FaceColor',[1 1 1]);
rectangle('Position',[87.5 -375 12.5 12.5], 'FaceColor',[0 0 0]);
rectangle('Position',[50 -387.5 12.5 12.5], 'FaceColor',[1 1 1]);
rectangle('Position',[62.5 -387.5 12.5 12.5], 'FaceColor',[1 1 1]);
rectangle('Position',[50 -400 12.5 12.5], 'FaceColor',[0 0 0]);
rectangle('Position',[62.5 -400 12.5 12.5], 'FaceColor',[0 0 0]);
rectangle('Position',[75 -387.5 12.5 12.5], 'FaceColor',[1 1 1]);
rectangle('Position',[87.5 -387.5 12.5 12.5], 'FaceColor',[0 0 0]);
rectangle('Position',[75 -400 12.5 12.5], 'FaceColor',[0 0 0]);
rectangle('Position',[87.5 -400 12.5 12.5], 'FaceColor',[0 0 0]);
rectangle('Position',[100 -312.5 12.5 12.5], 'FaceColor',[0 0 0]);
rectangle('Position',[112.5 -312.5 12.5 12.5], 'FaceColor',[1 1 1]);
rectangle('Position',[100 -325 12.5 12.5], 'FaceColor',[0 0 0]);
rectangle('Position',[112.5 -325 12.5 12.5], 'FaceColor',[1 1 1]);
rectangle('Position',[100 -337.5 12.5 12.5], 'FaceColor',[0 0 0]);
rectangle('Position',[112.5 -337.5 12.5 12.5], 'FaceColor',[1 1 1]);
rectangle('Position',[100 -350 12.5 12.5], 'FaceColor',[0 0 0]);
rectangle('Position',[112.5 -350 12.5 12.5], 'FaceColor',[0 0 0]);
rectangle('Position',[125 -337.5 12.5 12.5], 'FaceColor',[1 1 1]);
rectangle('Position',[137.5 -337.5 12.5 12.5], 'FaceColor',[1 1 1]);
rectangle('Position',[125 -350 12.5 12.5], 'FaceColor',[0 0 0]);
rectangle('Position',[137.5 -350 12.5 12.5], 'FaceColor',[0 0 0]);
rectangle('Position',[150 -312.5 12.5 12.5], 'FaceColor',[0 0 0]);
rectangle('Position',[162.5 -312.5 12.5 12.5], 'FaceColor',[0 0 0]);
rectangle('Position',[150 -325 12.5 12.5], 'FaceColor',[1 1 1]);
rectangle('Position',[162.5 -325 12.5 12.5], 'FaceColor',[1 1 1]);
rectangle('Position',[175 -312.5 12.5 12.5], 'FaceColor',[0 0 0]);
rectangle('Position',[187.5 -312.5 12.5 12.5], 'FaceColor',[0 0 0]);
rectangle('Position',[175 -325 12.5 12.5], 'FaceColor',[1 1 1]);
rectangle('Position',[187.5 -325 12.5 12.5], 'FaceColor',[1 1 1]);
rectangle('Position',[150 -337.5 12.5 12.5], 'FaceColor',[1 1 1]);
rectangle('Position',[162.5 -337.5 12.5 12.5], 'FaceColor',[1 1 1]);
rectangle('Position',[150 -350 12.5 12.5], 'FaceColor',[0 0 0]);
rectangle('Position',[162.5 -350 12.5 12.5], 'FaceColor',[0 0 0]);
rectangle('Position',[175 -337.5 12.5 12.5], 'FaceColor',[1 1 1]);
rectangle('Position',[187.5 -337.5 12.5 12.5], 'FaceColor',[1 1 1]);
rectangle('Position',[175 -350 12.5 12.5], 'FaceColor',[0 0 0]);
rectangle('Position',[187.5 -350 12.5 12.5], 'FaceColor',[1 1 1]);
rectangle('Position',[100 -362.5 12.5 12.5], 'FaceColor',[0 0 0]);
rectangle('Position',[112.5 -362.5 12.5 12.5], 'FaceColor',[0 0 0]);
rectangle('Position',[100 -375 12.5 12.5], 'FaceColor',[0 0 0]);
rectangle('Position',[112.5 -375 12.5 12.5], 'FaceColor',[1 1 1]);
rectangle('Position',[125 -362.5 12.5 12.5], 'FaceColor',[0 0 0]);
rectangle('Position',[137.5 -362.5 12.5 12.5], 'FaceColor',[0 0 0]);
rectangle('Position',[125 -375 12.5 12.5], 'FaceColor',[1 1 1]);
rectangle('Position',[137.5 -375 12.5 12.5], 'FaceColor',[1 1 1]);
rectangle('Position',[100 -387.5 12.5 12.5], 'FaceColor',[0 0 0]);
rectangle('Position',[112.5 -387.5 12.5 12.5], 'FaceColor',[1 1 1]);
rectangle('Position',[100 -400 12.5 12.5], 'FaceColor',[0 0 0]);
rectangle('Position',[112.5 -400 12.5 12.5], 'FaceColor',[0 0 0]);
rectangle('Position',[125 -387.5 12.5 12.5], 'FaceColor',[1 1 1]);
rectangle('Position',[137.5 -387.5 12.5 12.5], 'FaceColor',[1 1 1]);
rectangle('Position',[125 -400 12.5 12.5], 'FaceColor',[0 0 0]);
rectangle('Position',[137.5 -400 12.5 12.5], 'FaceColor',[0 0 0]);
rectangle('Position',[150 -362.5 12.5 12.5], 'FaceColor',[0 0 0]);
rectangle('Position',[162.5 -362.5 12.5 12.5], 'FaceColor',[0 0 0]);
rectangle('Position',[150 -375 12.5 12.5], 'FaceColor',[1 1 1]);
rectangle('Position',[162.5 -375 12.5 12.5], 'FaceColor',[1 1 1]);
rectangle('Position',[175 -362.5 12.5 12.5], 'FaceColor',[0 0 0]);
rectangle('Position',[187.5 -362.5 12.5 12.5], 'FaceColor',[1 1 1]);
rectangle('Position',[175 -375 12.5 12.5], 'FaceColor',[1 1 1]);
rectangle('Position',[187.5 -375 12.5 12.5], 'FaceColor',[1 1 1]);
rectangle('Position',[150 -387.5 12.5 12.5], 'FaceColor',[1 1 1]);
rectangle('Position',[162.5 -387.5 12.5 12.5], 'FaceColor',[1 1 1]);
rectangle('Position',[150 -400 12.5 12.5], 'FaceColor',[0 0 0]);
rectangle('Position',[162.5 -400 12.5 12.5], 'FaceColor',[0 0 0]);
rectangle('Position',[175 -387.5 12.5 12.5], 'FaceColor',[1 1 1]);
rectangle('Position',[187.5 -387.5 12.5 12.5], 'FaceColor',[1 1 1]);
rectangle('Position',[175 -400 12.5 12.5], 'FaceColor',[0 0 0]);
rectangle('Position',[187.5 -400 12.5 12.5], 'FaceColor',[0 0 0]);
rectangle('Position',[225 -212.5 12.5 12.5], 'FaceColor',[0 0 0]);
rectangle('Position',[237.5 -212.5 12.5 12.5], 'FaceColor',[0 0 0]);
rectangle('Position',[225 -225 12.5 12.5], 'FaceColor',[0 0 0]);
rectangle('Position',[237.5 -225 12.5 12.5], 'FaceColor',[1 1 1]);
rectangle('Position',[225 -237.5 12.5 12.5], 'FaceColor',[0 0 0]);
rectangle('Position',[237.5 -237.5 12.5 12.5], 'FaceColor',[1 1 1]);
rectangle('Position',[225 -250 12.5 12.5], 'FaceColor',[0 0 0]);
rectangle('Position',[237.5 -250 12.5 12.5], 'FaceColor',[1 1 1]);
rectangle('Position',[250 -212.5 12.5 12.5], 'FaceColor',[0 0 0]);
rectangle('Position',[262.5 -212.5 12.5 12.5], 'FaceColor',[1 1 1]);
rectangle('Position',[250 -225 12.5 12.5], 'FaceColor',[1 1 1]);
rectangle('Position',[262.5 -225 12.5 12.5], 'FaceColor',[1 1 1]);
rectangle('Position',[200 -262.5 12.5 12.5], 'FaceColor',[0 0 0]);
rectangle('Position',[212.5 -262.5 12.5 12.5], 'FaceColor',[0 0 0]);
rectangle('Position',[200 -275 12.5 12.5], 'FaceColor',[1 1 1]);
rectangle('Position',[212.5 -275 12.5 12.5], 'FaceColor',[1 1 1]);
rectangle('Position',[225 -262.5 12.5 12.5], 'FaceColor',[0 0 0]);
rectangle('Position',[237.5 -262.5 12.5 12.5], 'FaceColor',[1 1 1]);
rectangle('Position',[225 -275 12.5 12.5], 'FaceColor',[1 1 1]);
rectangle('Position',[237.5 -275 12.5 12.5], 'FaceColor',[1 1 1]);
rectangle('Position',[350 -212.5 12.5 12.5], 'FaceColor',[1 1 1]);
rectangle('Position',[362.5 -212.5 12.5 12.5], 'FaceColor',[0 0 0]);
rectangle('Position',[350 -225 12.5 12.5], 'FaceColor',[1 1 1]);
rectangle('Position',[362.5 -225 12.5 12.5], 'FaceColor',[0 0 0]);
rectangle('Position',[375 -237.5 12.5 12.5], 'FaceColor',[1 1 1]);
rectangle('Position',[387.5 -237.5 12.5 12.5], 'FaceColor',[0 0 0]);
rectangle('Position',[375 -250 12.5 12.5], 'FaceColor',[1 1 1]);
rectangle('Position',[387.5 -250 12.5 12.5], 'FaceColor',[0 0 0]);
rectangle('Position',[375 -262.5 12.5 12.5], 'FaceColor',[1 1 1]);
rectangle('Position',[387.5 -262.5 12.5 12.5], 'FaceColor',[0 0 0]);
rectangle('Position',[375 -275 12.5 12.5], 'FaceColor',[1 1 1]);
rectangle('Position',[387.5 -275 12.5 12.5], 'FaceColor',[0 0 0]);
rectangle('Position',[200 -312.5 12.5 12.5], 'FaceColor',[0 0 0]);
rectangle('Position',[212.5 -312.5 12.5 12.5], 'FaceColor',[0 0 0]);
rectangle('Position',[200 -325 12.5 12.5], 'FaceColor',[1 1 1]);
rectangle('Position',[212.5 -325 12.5 12.5], 'FaceColor',[0 0 0]);
rectangle('Position',[200 -337.5 12.5 12.5], 'FaceColor',[1 1 1]);
rectangle('Position',[212.5 -337.5 12.5 12.5], 'FaceColor',[0 0 0]);
rectangle('Position',[200 -350 12.5 12.5], 'FaceColor',[1 1 1]);
rectangle('Position',[212.5 -350 12.5 12.5], 'FaceColor',[0 0 0]);
rectangle('Position',[250 -337.5 12.5 12.5], 'FaceColor',[1 1 1]);
rectangle('Position',[262.5 -337.5 12.5 12.5], 'FaceColor',[1 1 1]);
rectangle('Position',[250 -350 12.5 12.5], 'FaceColor',[0 0 0]);
rectangle('Position',[262.5 -350 12.5 12.5], 'FaceColor',[0 0 0]);
rectangle('Position',[275 -337.5 12.5 12.5], 'FaceColor',[1 1 1]);
rectangle('Position',[287.5 -337.5 12.5 12.5], 'FaceColor',[1 1 1]);
rectangle('Position',[275 -350 12.5 12.5], 'FaceColor',[0 0 0]);
rectangle('Position',[287.5 -350 12.5 12.5], 'FaceColor',[1 1 1]);
rectangle('Position',[200 -362.5 12.5 12.5], 'FaceColor',[1 1 1]);
rectangle('Position',[212.5 -362.5 12.5 12.5], 'FaceColor',[0 0 0]);
rectangle('Position',[200 -375 12.5 12.5], 'FaceColor',[1 1 1]);
rectangle('Position',[212.5 -375 12.5 12.5], 'FaceColor',[0 0 0]);
rectangle('Position',[200 -387.5 12.5 12.5], 'FaceColor',[1 1 1]);
rectangle('Position',[212.5 -387.5 12.5 12.5], 'FaceColor',[0 0 0]);
rectangle('Position',[200 -400 12.5 12.5], 'FaceColor',[0 0 0]);
rectangle('Position',[212.5 -400 12.5 12.5], 'FaceColor',[0 0 0]);
rectangle('Position',[250 -362.5 12.5 12.5], 'FaceColor',[0 0 0]);
rectangle('Position',[262.5 -362.5 12.5 12.5], 'FaceColor',[0 0 0]);
rectangle('Position',[250 -375 12.5 12.5], 'FaceColor',[1 1 1]);
rectangle('Position',[262.5 -375 12.5 12.5], 'FaceColor',[1 1 1]);
rectangle('Position',[275 -362.5 12.5 12.5], 'FaceColor',[0 0 0]);
rectangle('Position',[287.5 -362.5 12.5 12.5], 'FaceColor',[1 1 1]);
rectangle('Position',[275 -375 12.5 12.5], 'FaceColor',[1 1 1]);
rectangle('Position',[287.5 -375 12.5 12.5], 'FaceColor',[1 1 1]);
rectangle('Position',[250 -387.5 12.5 12.5], 'FaceColor',[1 1 1]);
rectangle('Position',[262.5 -387.5 12.5 12.5], 'FaceColor',[1 1 1]);
rectangle('Position',[250 -400 12.5 12.5], 'FaceColor',[0 0 0]);
rectangle('Position',[262.5 -400 12.5 12.5], 'FaceColor',[0 0 0]);
rectangle('Position',[275 -387.5 12.5 12.5], 'FaceColor',[1 1 1]);
rectangle('Position',[287.5 -387.5 12.5 12.5], 'FaceColor',[1 1 1]);
rectangle('Position',[275 -400 12.5 12.5], 'FaceColor',[0 0 0]);
rectangle('Position',[287.5 -400 12.5 12.5], 'FaceColor',[0 0 0]);
rectangle('Position',[300 -312.5 12.5 12.5], 'FaceColor',[0 0 0]);
rectangle('Position',[312.5 -312.5 12.5 12.5], 'FaceColor',[0 0 0]);
rectangle('Position',[300 -325 12.5 12.5], 'FaceColor',[1 1 1]);
rectangle('Position',[312.5 -325 12.5 12.5], 'FaceColor',[1 1 1]);
rectangle('Position',[350 -312.5 12.5 12.5], 'FaceColor',[0 0 0]);
rectangle('Position',[362.5 -312.5 12.5 12.5], 'FaceColor',[0 0 0]);
rectangle('Position',[350 -325 12.5 12.5], 'FaceColor',[1 1 1]);
rectangle('Position',[362.5 -325 12.5 12.5], 'FaceColor',[1 1 1]);
rectangle('Position',[375 -312.5 12.5 12.5], 'FaceColor',[0 0 0]);
rectangle('Position',[387.5 -312.5 12.5 12.5], 'FaceColor',[0 0 0]);
rectangle('Position',[375 -325 12.5 12.5], 'FaceColor',[1 1 1]);
rectangle('Position',[387.5 -325 12.5 12.5], 'FaceColor',[0 0 0]);
rectangle('Position',[375 -337.5 12.5 12.5], 'FaceColor',[1 1 1]);
rectangle('Position',[387.5 -337.5 12.5 12.5], 'FaceColor',[0 0 0]);
rectangle('Position',[375 -350 12.5 12.5], 'FaceColor',[1 1 1]);
rectangle('Position',[387.5 -350 12.5 12.5], 'FaceColor',[0 0 0]);
rectangle('Position',[325 -362.5 12.5 12.5], 'FaceColor',[0 0 0]);
rectangle('Position',[337.5 -362.5 12.5 12.5], 'FaceColor',[0 0 0]);
rectangle('Position',[325 -375 12.5 12.5], 'FaceColor',[1 1 1]);
rectangle('Position',[337.5 -375 12.5 12.5], 'FaceColor',[1 1 1]);
rectangle('Position',[300 -387.5 12.5 12.5], 'FaceColor',[1 1 1]);
rectangle('Position',[312.5 -387.5 12.5 12.5], 'FaceColor',[1 1 1]);
rectangle('Position',[300 -400 12.5 12.5], 'FaceColor',[0 0 0]);
rectangle('Position',[312.5 -400 12.5 12.5], 'FaceColor',[0 0 0]);
rectangle('Position',[325 -387.5 12.5 12.5], 'FaceColor',[1 1 1]);
rectangle('Position',[337.5 -387.5 12.5 12.5], 'FaceColor',[1 1 1]);
rectangle('Position',[325 -400 12.5 12.5], 'FaceColor',[0 0 0]);
rectangle('Position',[337.5 -400 12.5 12.5], 'FaceColor',[0 0 0]);
rectangle('Position',[375 -362.5 12.5 12.5], 'FaceColor',[1 1 1]);
rectangle('Position',[387.5 -362.5 12.5 12.5], 'FaceColor',[0 0 0]);
rectangle('Position',[375 -375 12.5 12.5], 'FaceColor',[1 1 1]);
rectangle('Position',[387.5 -375 12.5 12.5], 'FaceColor',[0 0 0]);
rectangle('Position',[350 -387.5 12.5 12.5], 'FaceColor',[1 1 1]);
rectangle('Position',[362.5 -387.5 12.5 12.5], 'FaceColor',[1 1 1]);
rectangle('Position',[350 -400 12.5 12.5], 'FaceColor',[0 0 0]);
rectangle('Position',[362.5 -400 12.5 12.5], 'FaceColor',[0 0 0]);
rectangle('Position',[375 -387.5 12.5 12.5], 'FaceColor',[1 1 1]);
rectangle('Position',[387.5 -387.5 12.5 12.5], 'FaceColor',[0 0 0]);
rectangle('Position',[375 -400 12.5 12.5], 'FaceColor',[0 0 0]);
rectangle('Position',[387.5 -400 12.5 12.5], 'FaceColor',[0 0 0]);
X=[373,362.5,362.5,343.75,331.25,318.75,306.25,306.25,318.75,331.25,343.75,343.75,343.75,331.25,312.5,287.5,262.5,243.75,231.25,218.75,206.25,187.5,162.5,137.5,118.75,118.75,112.5,87.5,62.5,68.75,68.75,68.75,68.75,62.5,37.5,26];
Y=[-26,-37.5,-62.5,-81.25,-81.25,-81.25,-93.75,-106.25,-118.75,-118.75,-131.25,-143.75,-156.25,-168.75,-187.5,-212.5,-237.5,-256.25,-268.75,-268.75,-268.75,-262.5,-237.5,-212.5,-193.75,-181.25,-162.5,-137.5,-112.5,-93.75,-81.25,-68.75,-56.25,-37.5,-37.5,-26];
hold on;
plot(X,Y,'r');
legend('717.479','Location','southoutside');
